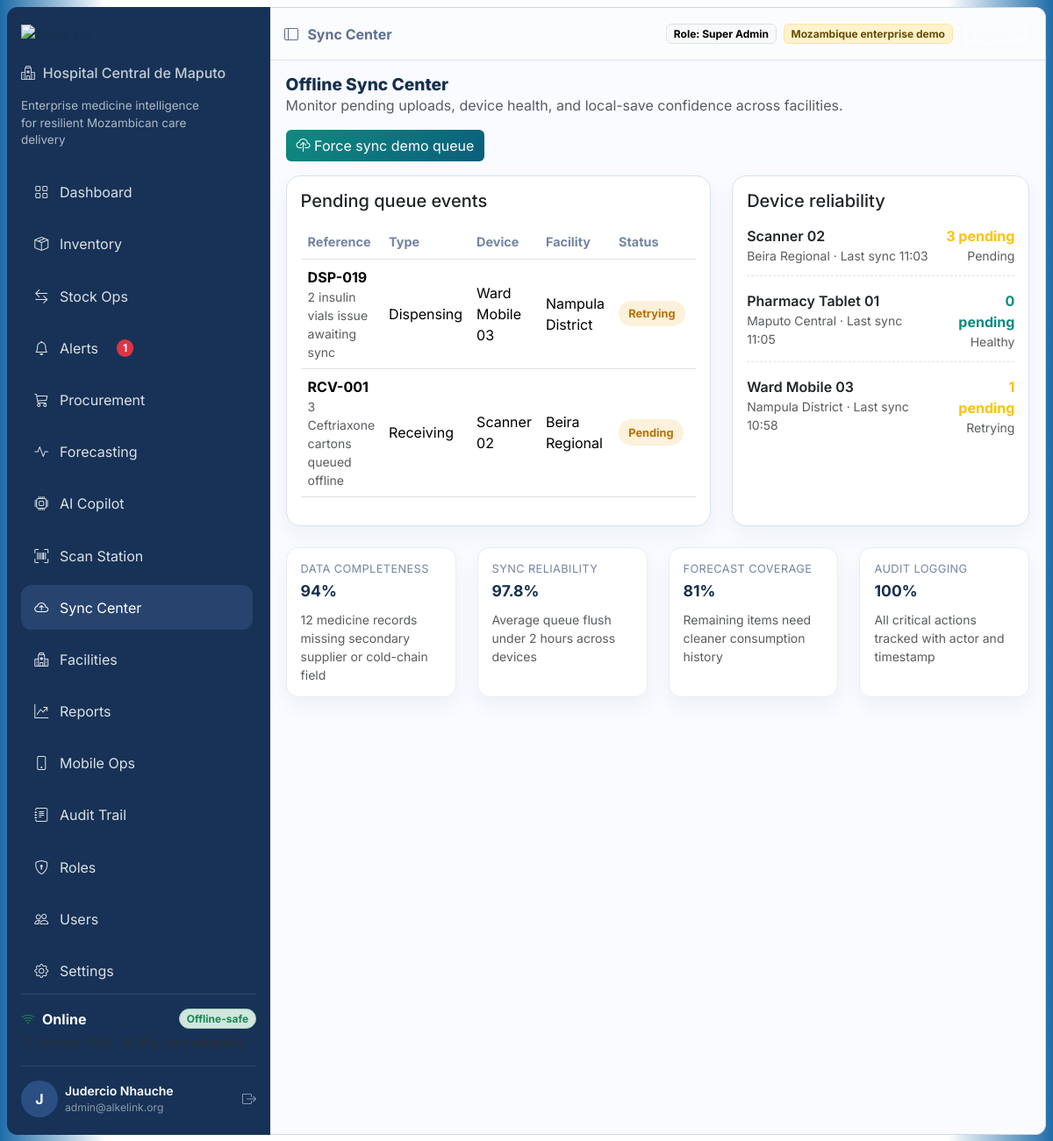
Screenshot of /index.php?route=sync-center (signed in) with the database file from the repository.
### tables this page shows
CREATE TABLE IF NOT EXISTS queue_events (
  id INT AUTO_INCREMENT PRIMARY KEY,
  type VARCHAR(80) NOT NULL,
  reference VARCHAR(80) NOT NULL,
  device VARCHAR(120) NOT NULL,
  facility VARCHAR(120) NOT NULL,
  payload TEXT NOT NULL,
  status VARCHAR(80) NOT NULL,
  created_at DATETIME NOT NULL
);

### app/controllers/BaseController.php (called while the page is built, shortened)
<?php
class BaseController
{
    protected function render(string $view, array $data = [], string $title = 'AlkeLink'): void
    {
        extract($data);
        require __DIR__ . '/../views/layouts/header.php';
        require __DIR__ . '/../views/' . $view . '.php';
        require __DIR__ . '/../views/layouts/footer.php';
    }
}

### app/controllers/SyncController.php (called while the page is built, shortened)
<?php
class SyncController extends BaseController
{
    public function index(): void
    {
        $model = new InventoryModel();
        $this->render('sync/index', [
            'queue' => $model->queue(),
            'devices' => \App\Models\DemoData::syncQueue(),
            'quality' => \App\Models\DemoData::dataQuality(),
        ], 'Sync Center');
    }
}

### public/index.php (called while the page is built, shortened)
<?php
require_once __DIR__ . '/../app/controllers/BaseController.php';
require_once __DIR__ . '/../app/controllers/SyncController.php';
$route = $_GET['route'] ?? 'dashboard';
$map = [
    'login' => [App\Controllers\AuthController::class, 'login'],
    'logout' => [App\Controllers\AuthController::class, 'logout'],
    'dashboard' => [App\Controllers\DashboardController::class, 'index'],
    'inventory' => [App\Controllers\InventoryController::class, 'index'],
    'operations' => [App\Controllers\OperationsController::class, 'index'],
    'alerts' => [App\Controllers\AlertsController::class, 'index'],
    'procurement' => [App\Controllers\ProcurementController::class, 'index'],
    'ai-copilot' => [App\Controllers\AIController::class, 'copilot'],
    'ai-ask' => [App\Controllers\AIController::class, 'ask'],
    'ai-insights' => [App\Controllers\AIController::class, 'insights'],
    'ai-insights-delete' => [App\Controllers\AIController::class, 'deleteInsight'],
    'scanner' => [App\Controllers\ScannerController::class, 'index'],
    'sync-center' => [App\Controllers\SyncController::class, 'index'],
    'reports' => [App\Controllers\ReportsController::class, 'index'],
    'forecast' => [App\Controllers\ForecastController::class, 'index'],
    'mobile' => [App\Controllers\MobileController::class, 'index'],
    'roles' => [App\Controllers\AdminController::class, 'roles'],
    'users' => [App\Controllers\UsersController::class, 'index'],
    'facilities' => [App\Controllers\FacilitiesController::class, 'index'],
    'audit' => [App\Controllers\AuditController::class, 'index'],
    'settings' => [App\Controllers\SettingsController::class, 'index'],
];
[$controllerClass, $method] = $map[$route];
$controller = new $controllerClass();
$controller->$method();

### app/models/InventoryModel.php (called while the page is built, shortened)
<?php
class InventoryModel extends BaseModel
{
    public function queue(): array
    {
        $pdo = self::db();
        try {
            $stmt = $pdo->query('SELECT * FROM queue_events ORDER BY created_at DESC');
            return $stmt->fetchAll(PDO::FETCH_ASSOC);
        } catch (\PDOException $e) {
            return [];
        }
    }
}

### app/views/sync/index.php (the view)
<section class="page-body">
  <div class="section-head mb-3">
    <div>
      <h2>Offline Sync Center</h2>
      <p class="text-muted mb-0">Monitor pending uploads, device health, and local-save confidence across facilities.</p>
    </div>
    <a href="index.php?route=sync-center&action=sync" class="btn btn-alk"><i class="bi bi-cloud-upload"></i> Force sync demo queue</a>
  </div>
  <div class="row g-4 mb-4">
    <div class="col-lg-7">
      <div class="card alk-card h-100"><div class="card-body">
        <h5 class="mb-3">Pending queue events</h5>
        <div class="table-responsive"><table class="table inventory-table align-middle">
          <thead><tr><th>Reference</th><th>Type</th><th>Device</th><th>Facility</th><th>Status</th><th>Created</th></tr></thead>
          <tbody><?php foreach ($queue as $q): ?><tr><td><strong><?= htmlspecialchars($q['reference']) ?></strong><div class="small text-muted"><?= htmlspecialchars($q['payload']) ?></div></td><td><?= htmlspecialchars($q['type']) ?></td><td><?= htmlspecialchars($q['device']) ?></td><td><?= htmlspecialchars($q['facility']) ?></td><td><span class="pill-status <?= strtolower($q['status']) === 'synced' ? 'in-stock' : 'low-stock' ?>"><?= htmlspecialchars($q['status']) ?></span></td><td><?= htmlspecialchars($q['created_at']) ?></td></tr><?php endforeach; ?></tbody>
        </table></div>
      </div></div>
    </div>
    <div class="col-lg-5">
      <div class="card alk-card h-100"><div class="card-body">
        <h5 class="mb-3">Device reliability</h5>
        <?php foreach ($devices as $d): ?>
          <div class="sync-row d-flex justify-content-between gap-3 mb-3">
            <div><div class="fw-semibold"><?= htmlspecialchars($d['device']) ?></div><div class="small text-muted"><?= htmlspecialchars($d['facility']) ?> · Last sync <?= htmlspecialchars($d['last_sync']) ?></div></div>
            <div class="text-end"><div class="fw-bold <?= $d['pending'] > 0 ? 'text-warning' : 'text-alk' ?>"><?= (int)$d['pending'] ?> pending</div><div class="small text-muted"><?= htmlspecialchars($d['status']) ?></div></div>
          </div>
        <?php endforeach; ?>
      </div></div>
    </div>
  </div>
  <div class="row g-4">
    <?php foreach ($quality as $q): ?><div class="col-md-6 col-xl-3"><div class="mini-stat h-100"><span><?= htmlspecialchars($q['label']) ?></span><strong><?= htmlspecialchars($q['value']) ?></strong><div class="text-muted small mt-2"><?= htmlspecialchars($q['note']) ?></div></div></div><?php endforeach; ?>
  </div>
</section>

### public/assets/css/style.css (style rules this page uses)
:root { --alk-navy: #173256; --alk-navy-2: #213f69; --alk-teal: #0f8b80; --alk-teal-2: #147a70; --alk-light: #f5f7fb; --alk-border: #d8e1ee; --alk-danger: #e23737; --alk-warning: #ee9b00; --alk-purple: #8a5cf6; --alk-text: #16304d; }
* { box-sizing: border-box; }
html, body { margin: 0; padding: 0; overflow-x: hidden; }
body { font-family: Inter, sans-serif; background: linear-gradient(90deg,#1e6ca8 0%,#ffffff 10%,#ffffff 90%,#1e6ca8 100%); color: var(--alk-text); }
a { text-decoration: none; }
.btn-alk { background: linear-gradient(135deg,var(--alk-teal),#0b5e7b); color: #fff; border: none; }
.page-body { padding: 1rem 1.1rem; }
.text-alk { color: var(--alk-teal); }
.alk-card { border: 1px solid var(--alk-border); border-radius: 16px; box-shadow: 0 8px 22px rgba(15,30,60,.04); overflow: hidden; }
.alk-card .card-body { padding: 1rem; }
.section-head { display: flex; justify-content: space-between; align-items: center; gap: 1rem; flex-wrap: wrap; }
.section-head h2 { margin-bottom: 0; font-weight: 800; font-size: 1.2rem; }
.inventory-table thead th, .permission-table thead th { color: #7385a2; font-weight: 700; font-size: .9rem; position: sticky; top: 0; background: #fff; z-index: 1; }
.pill-status, .pill-severity { display: inline-flex; padding: .32rem .7rem; border-radius: 999px; font-size: .8rem; font-weight: 700; }
.pill-status.low-stock { background: rgba(238,155,0,.14); color: #b87000; }
.facility-tile, .stack-panel, .mini-stat { background: #fff; border: 1px solid #e7eef8; border-radius: 14px; padding: .9rem 1rem; }
.mini-stat span { display: block; font-size: .8rem; color: #7385a2; text-transform: uppercase; letter-spacing: .03em; }
.mini-stat strong { display: block; font-size: 1.1rem; margin-top: .2rem; }
.sync-row { border-bottom: 1px dashed #d9e3ef; padding-bottom: .75rem; }
.sync-row:last-child { border-bottom: none; padding-bottom: 0; }
.table>:not(caption)>*>* { background:transparent }
.mini-stat, .card.alk-card { box-shadow:0 10px 24px rgba(16,42,74,.05) }

### rows the page displays
queue_events: reference "DSP-019", payload "2 insulin vials issue awaiting sync", type "Dispensing", device "Ward Mobile 03", facility "Nampula District", status "Retrying", last_sync "10:58", pending "1"
queue_events: reference "RCV-001", payload "3 Ceftriaxone cartons queued offline", type "Receiving", device "Scanner 02", facility "Beira Regional", status "Pending", last_sync "11:03", pending "3"

### other values shown
t('layout.hospital') "Hospital Central de Maputo"
t('layout.mission') "Enterprise medicine intelligence for resilient Mozambican care delivery"
$item['label'] "Dashboard"
$item['label'] "Inventory"
$item['label'] "Stock Ops"
$item['label'] "Alerts"
$count "1"
$item['label'] "Procurement"
$item['label'] "Forecasting"
$item['label'] "AI Copilot"
$item['label'] "Scan Station"
$item['label'] "Sync Center"
$item['label'] "Facilities"
$item['label'] "Reports"
$item['label'] "Mobile Ops"
